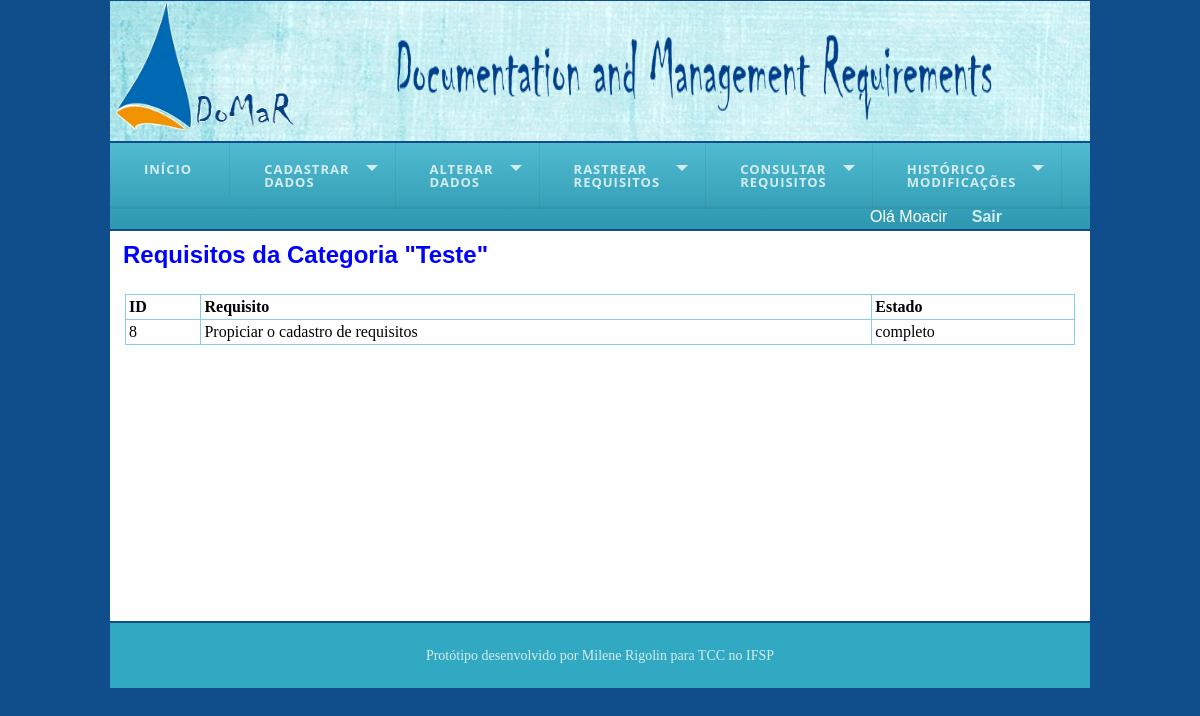
The app's page /mon_cat_teste.php (signed in) with its own data.
### tables this page shows
CREATE TABLE `requisito` (
  `id` int(11) NOT NULL AUTO_INCREMENT,
  `texto_req` varchar(3000) NOT NULL,
  `descricao` varchar(300) DEFAULT NULL,
  `data` datetime NOT NULL,
  `categoria` varchar(100) DEFAULT NULL,
  `tipo` varchar(100) DEFAULT NULL,
  `estado` varchar(100) DEFAULT NULL,
  `prioridade` varchar(100) DEFAULT NULL,
  `origem_id` int(11) NOT NULL,
  `usuario_id_cliente` int(11) NOT NULL,
  `usuario_id_funcionario` int(11) NOT NULL,
  `titulo_req` varchar(80) NOT NULL,
  `id_user_alteracao` int(11) DEFAULT NULL,
  `ultima_alteracao` datetime DEFAULT NULL,
  PRIMARY KEY (`id`),
  KEY `fk_requisito_origem1_idx` (`origem_id`),
  KEY `fk_requisito_usuario1_idx` (`usuario_id_cliente`),
  KEY `fk_requisito_usuario2_idx` (`usuario_id_funcionario`),
  KEY `fk_requisito_id_user_alteracao` (`id_user_alteracao`),
  CONSTRAINT `fk_requisito_origem1` FOREIGN KEY (`origem_id`) REFERENCES `origem` (`id`) ON DELETE NO ACTION ON UPDATE NO ACTION
);

### mon_cat_teste.php (the view, shortened to what this page needs)
<?php
	include "template/topo.php";
?>
<div id = "content">
  <?php
		if($con){
			$sql = "select * from requisito WHERE categoria = 'Teste'";
			$rs = mysqli_query($con, $sql);
			if($rs){?>
				<h2> Requisitos da Categoria "Teste" </h2><center>
				<table  align = "center">
					<tr align = "left">
						<th>ID</th>
						<th>Requisito</th>
						<th>Estado</th>
					</tr>
				<?php
					while ($valor = mysqli_fetch_array($rs)){
						echo "<tr align = 'center'>
								<td> ".$valor["id"]."</td>
								<td> ".$valor["texto_req"]."</td>
								<td> ".$valor["estado"]."</td>
							</tr>";
					}
					echo "</table></center>";
			}
			else{
				echo "Erro de Consulta de requisito: ".mysqli_error($con);
			}
		}
		else{
			echo "Erro de conexão: ".mysqli_error($con);
		}
 ?>
</div>
<?php
	include "template/rodape.php";
?>

### css/formatacao.css (style rules this page uses)
* { border: 0px; margin: 0px; }
body { background-color: #104E8B; }
#content { background:#FFFFFF; height: 380px; width: 970px; margin-top: 2px; margin-bottom: 2px; padding-top: 10px; padding-left: 5px; padding-right: 5px; float: right; overflow:auto; }
h2, h3 { color: #0000FF; font-family: Arial,Helvetica,sans-serif; padding-left: 8px; }
table, td, th, tr { border: 1px solid #87CEEB; border-collapse: collapse; padding: 3px; margin-top: 25px; text-align: left; }
table { width: 950px; }

### records on screen
requisito: id "8", texto_req "Propiciar o cadastro de requisitos", estado "completo"

### other values on screen
$_SESSION['nome'] "Moacir"
